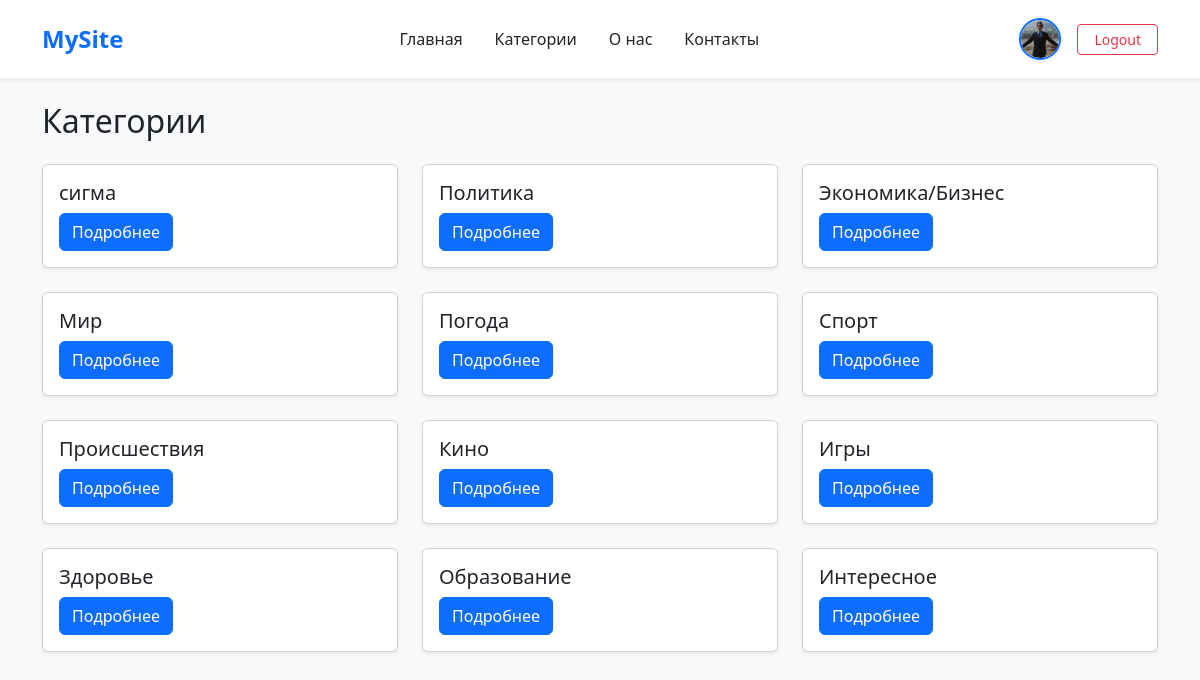
The app's page /categories (signed in) with its own data.
### testapp/models.py (models this page shows, shortened)
class User_model(models.Model):
    user = models.OneToOneField(User, on_delete=models.CASCADE)
    user_photo = models.ImageField(upload_to='media/', null=True)

class Category(models.Model):
    category_name = models.CharField(max_length=32)
    category_date = models.DateTimeField(auto_now_add=True)
    class Meta:
        verbose_name_plural = 'Категории'

### testapp/views.py (the view)
# urls.py: path('categories', views.categories_page),
def categories_page(request):
    categories = Category.objects.all()
    context = {
        'categories': categories
    }
    return render(request, 'categories.html', context)

### testapp/templates/categories.html (shortened to what this page needs)
{% extends "base.html" %}
{% block content %}
  <h2 class="mb-4">Категории</h2>
  <div class="row row-cols-1 row-cols-md-2 row-cols-lg-3 g-4">
    {% for c in categories %}
      <div class="col">
        <div class="card h-100 shadow-sm">
          <div class="card-body">
            <h5 class="card-title">{{ c.category_name }}</h5>
            <a href="/category/{{ c.id }}" class="btn btn-primary">Подробнее</a>
          </div>
        </div>
      </div>
    {% endfor %}
  </div>
{% endblock %}

### testapp/templates/base.html (shortened to what this page needs)
<!DOCTYPE html>
<html lang="en">
<head>
  <link href="https://cdn.jsdelivr.net/npm/bootstrap@5.3.8/dist/css/bootstrap.min.css" rel="stylesheet">
</head>
<body class="bg-light">
  <header class="navbar navbar-expand-lg bg-white shadow-sm py-3">
    <div class="container d-flex justify-content-between align-items-center">
      <a href="/" class="navbar-brand fs-4 fw-bold text-primary">MySite</a>
      <ul class="navbar-nav d-flex flex-row gap-3">
                <li class="nav-item">
          <a href="/" class="nav-link text-dark fw-medium">Главная</a>
        </li>
        <li class="nav-item">
          <a href="/categories" class="nav-link text-dark fw-medium">Категории</a>
        </li>
        <li class="nav-item">
          <a href="/about" class="nav-link text-dark fw-medium">О нас</a>
        </li>
        <li class="nav-item">
          <a href="/contacts" class="nav-link text-dark fw-medium">Контакты</a>
        </li>
      </ul>
      <div class="d-flex align-items-center gap-3">
        {% if user.is_authenticated %}
          <a href="/profile" class="d-flex align-items-center text-decoration-none">
            {% if user.user_model and user.user_model.user_photo %}
              <img src="{{ user.user_model.user_photo.url }}"
                   alt="avatar" width="42" height="42"
                   class="rounded-circle border border-2 border-primary shadow-sm">
            {% else %}
              <img src="/static/default-avatar.png"
                   alt="avatar" width="42" height="42"
                   class="rounded-circle border border-2 border-secondary shadow-sm">
            {% endif %}
          </a>
          <a href="/logout" class="btn btn-sm btn-outline-danger px-3">Logout</a>
        {% else %}
          <a href="/login" class="btn btn-sm btn-outline-primary px-3">Login</a>
          <a href="/register" class="btn btn-sm btn-primary px-3">Sign Up</a>
        {% endif %}
      </div>
    </div>
  </header>
  <main class="container py-4">
    {% block content %}{% endblock %}
  </main>
</body>
</html>

### records on screen
Category: category_name "сигма"
Category: category_name "Политика"
Category: category_name "Экономика/Бизнес"
Category: category_name "Мир"
Category: category_name "Погода"
Category: category_name "Спорт"
Category: category_name "Происшествия"
Category: category_name "Кино"
Category: category_name "Игры"
Category: category_name "Здоровье"
Category: category_name "Образование"
Category: category_name "Интересное"
